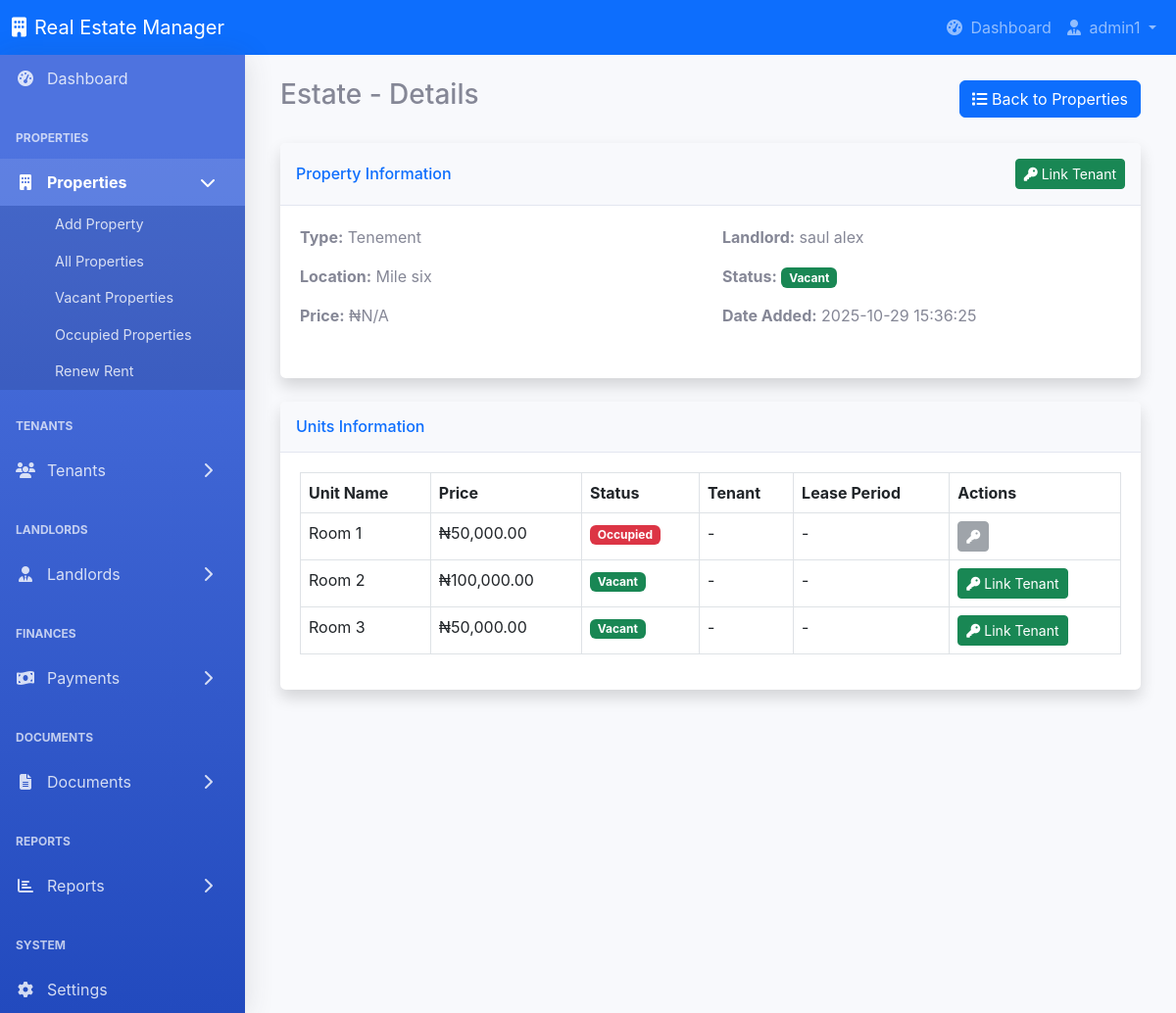
/properties/5 (signed in), run on the app's committed database.
### tables this page shows
CREATE TABLE properties (
        id INTEGER PRIMARY KEY AUTOINCREMENT,
        title TEXT NOT NULL,
        type TEXT NOT NULL,
        location TEXT NOT NULL,
        size TEXT,
        landlord_id INTEGER NOT NULL,
        price REAL,
        status TEXT DEFAULT 'Vacant',
        description TEXT,
        image_path TEXT,
        created_at TIMESTAMP DEFAULT CURRENT_TIMESTAMP,
        FOREIGN KEY (landlord_id) REFERENCES landlords (id)
    );

CREATE TABLE landlords (
        id INTEGER PRIMARY KEY AUTOINCREMENT,
        full_name TEXT NOT NULL,
        phone TEXT NOT NULL,
        email TEXT,
        address TEXT,
        id_number TEXT,
        bank_name TEXT,
        account_number TEXT,
        current_balance REAL DEFAULT 0.0,
        created_at TIMESTAMP DEFAULT CURRENT_TIMESTAMP
    );

CREATE TABLE property_units (
        id INTEGER PRIMARY KEY AUTOINCREMENT,
        property_id INTEGER NOT NULL,
        unit_name TEXT NOT NULL,
        size TEXT,
        price REAL,
        status TEXT DEFAULT 'Vacant',
        tenant_id INTEGER,
        created_at TIMESTAMP DEFAULT CURRENT_TIMESTAMP,
        FOREIGN KEY (property_id) REFERENCES properties (id),
        FOREIGN KEY (tenant_id) REFERENCES tenants (id)
    );

### app.py (the view)
@app.route('/properties/<int:property_id>')
@login_required
def property_detail(property_id):
    conn = get_db_connection()
    property = conn.execute('''
        SELECT p.*, l.full_name as landlord_name
        FROM properties p
        JOIN landlords l ON p.landlord_id = l.id
        WHERE p.id = ?
    ''', (property_id,)).fetchone()
    units = []
    tenants = []
    if property['type'] in ['Tenement', 'Shop']:
        units = conn.execute('''
            SELECT u.*, t.full_name as tenant_name
            FROM property_units u
            LEFT JOIN tenants t ON u.tenant_id = t.id
            WHERE u.property_id = ?
            ORDER BY u.unit_name
        ''', (property_id,)).fetchall()
    else:
        tenants = conn.execute('''
            SELECT t.*
            FROM tenants t
            WHERE t.property_id = ? AND t.unit_id IS NULL
        ''', (property_id,)).fetchall()
    payments = conn.execute('''
        SELECT p.*, t.full_name as tenant_name, u.unit_name
        FROM payments p
        JOIN tenants t ON p.tenant_id = t.id
        LEFT JOIN property_units u ON p.unit_id = u.id
        WHERE p.property_id = ?
        ORDER BY p.payment_date DESC
    ''', (property_id,)).fetchall()
    conn.close()
    return render_template('properties/property_detail.html',
                          property=property,
                          units=units,
                          tenants=tenants,
                          payments=payments)

### app.py (called while the page is built)
def get_db_connection():
    conn = sqlite3.connect(DB_PATH)
    conn.row_factory = sqlite3.Row
    return conn

def login_required(f):
    @wraps(f)
    def decorated_function(*args, **kwargs):
        if 'user_id' not in session:
            flash('Please log in first.')
            return redirect(url_for('login'))
        return f(*args, **kwargs)
    return decorated_function

### templates/properties/property_detail.html (shortened to what this page needs)
{% include 'partials/header.html' %}
<div class="container-fluid">
    <div class="d-flex justify-content-between align-items-center mb-4">
        <h1 class="h3">{{ property.title }} - Details</h1>
        <div>
            <a href="{{ url_for('properties_list') }}" class="btn btn-primary">
                <i class="fas fa-list"></i> Back to Properties
            </a>
        </div>
    </div>
    <div class="card shadow mb-4">
        <div class="card-header py-3 d-flex justify-content-between align-items-center">
            <h6 class="m-0 font-weight-bold text-primary">Property Information</h6>
            {% if property.status == 'Vacant' %}
                <button class="btn btn-success btn-sm rent-btn" data-property-id="{{ property.id }}" data-property-type="single">
                    <i class="fas fa-key"></i> Link Tenant
                </button>
            {% else %}
                <button class="btn btn-secondary btn-sm" disabled>
                    <i class="fas fa-key"></i> Occupied
                </button>
            {% endif %}
        </div>
        <div class="card-body">
            <div class="row mb-3">
                <div class="col-md-6">
                    <p><strong>Type:</strong> {{ property.type }}</p>
                    <p><strong>Location:</strong> {{ property.location }}</p>
                    <p><strong>Price:</strong> ₦{{ "{:,.2f}".format(property.price) if property.price else 'N/A' }}</p>
                </div>
                <div class="col-md-6">
                    <p><strong>Landlord:</strong> {{ property.landlord_name }}</p>
                    <p><strong>Status:</strong>
                        {% if property.status == 'Occupied' %}
                            <span class="badge bg-danger">Occupied</span>
                        {% else %}
                            <span class="badge bg-success">Vacant</span>
                        {% endif %}
                    </p>
                    <p><strong>Date Added:</strong> {{ property.created_at }}</p>
                </div>
            </div>
        </div>
    </div>
    {% if property.type in ['Tenement', 'Shop'] %}
    <div class="card shadow mb-4">
        <div class="card-header py-3 d-flex justify-content-between align-items-center">
            <h6 class="m-0 font-weight-bold text-primary">Units Information</h6>
        </div>
        <div class="card-body">
            {% if units %}
                <div class="table-responsive">
                    <table class="table table-bordered">
                        <thead>
                            <tr>
                                <th>Unit Name</th>
                                <th>Price</th>
                                <th>Status</th>
                                <th>Tenant</th>
                                <th>Lease Period</th>
                                <th>Actions</th>
                            </tr>
                        </thead>
                        <tbody>
                            {% for unit in units %}
                                <tr>
                                    <td>{{ unit.unit_name }}</td>
                                    <td>₦{{ "{:,.2f}".format(unit.price) }}</td>
                                    <td>
                                        {% if unit.status == 'Occupied' %}
                                            <span class="badge bg-danger">Occupied</span>
                                        {% else %}
                                            <span class="badge bg-success">Vacant</span>
                                        {% endif %}
                                    </td>
                                    <td>
                                        {% if unit.tenant_name %}
                                            <a href="{{ url_for('tenant_detail', tenant_id=unit.tenant_id) }}">
                                                {{ unit.tenant_name }}
                                            </a>
                                        {% else %}
                                            -
                                        {% endif %}
                                    </td>
                                    <td>
                                        {% if unit.start_date %}
                                            {{ unit.start_date }} - {{ unit.expiry_date }}
                                        {% else %}
                                            -
                                        {% endif %}
                                    </td>
                                    <td>
                                        {% if unit.status == 'Vacant' %}
                                            <button class="btn btn-success btn-sm rent-btn"
                                                    data-property-id="{{ property.id }}"
                                                    data-property-type="multi">
                                                <i class="fas fa-key"></i> Link Tenant
                                            </button>
                                        {% else %}
                                            <button class="btn btn-secondary btn-sm" disabled>
                                                <i class="fas fa-key"></i>
                                            </button>
                                        {% endif %}
                                    </td>
                                </tr>
                            {% endfor %}
                        </tbody>
                    </table>
                </div>
            {% else %}
                <div class="alert alert-info">No units added for this property yet.</div>
            {% endif %}
        </div>
    </div>
    {% endif %}
</div>
</div>
</div>
</div>
</body>
</html>

### templates/partials/header.html (shortened to what this page needs)
<!DOCTYPE html>
<html lang="en">
<head>
    <link rel="stylesheet" href="https://cdn.jsdelivr.net/npm/bootstrap@5.2.3/dist/css/bootstrap.min.css">
    <link rel="stylesheet" href="https://cdn.jsdelivr.net/npm/sweetalert2@11.7.3/dist/sweetalert2.min.css">
    <link rel="stylesheet" href="https://cdn.jsdelivr.net/npm/@fortawesome/fontawesome-free@6.4.0/css/all.min.css">
    <link rel="stylesheet" href="{{ url_for('static', filename='css/styles.css') }}">
</head>
<body>
    <div class="wrapper">
        {% if 'user_id' in session %}
            <nav class="navbar navbar-expand-lg navbar-dark bg-primary">
                <div class="container-fluid">
                    <a class="navbar-brand" href="{{ url_for('dashboard') }}">
                        <i class="fas fa-building me-2"></i>Real Estate Manager
                    </a>
                    <div class="collapse navbar-collapse" id="navbarNav">
                        <ul class="navbar-nav ms-auto">
                            <li class="nav-item">
                                <a class="nav-link" href="{{ url_for('dashboard') }}">
                                    <i class="fas fa-tachometer-alt me-1"></i> Dashboard
                                </a>
                            </li>
                            <li class="nav-item dropdown">
                                <a class="nav-link dropdown-toggle" href="#" role="button" data-bs-toggle="dropdown" aria-expanded="false">
                                    <i class="fas fa-user-tie me-1"></i> {{ session['username'] }}
                                </a>
                            </li>
                        </ul>
                    </div>
                </div>
            </nav>
        {% endif %}
        <div class="content">
            {% if 'user_id' in session %}
                {% include 'partials/sidebar.html' %}
            {% endif %}
            <div class="main-content">

### templates/partials/sidebar.html (shortened to what this page needs)
<div class="sidebar">
    <ul class="menu">
        <li class="{% if request.path == url_for('dashboard') %}active{% endif %}">
            <a href="{{ url_for('dashboard') }}">
                <i class="fas fa-tachometer-alt"></i>
                <span>Dashboard</span>
            </a>
        </li>
        <li class="menu-header">Properties</li>
        <li class="{% if '/properties/' in request.path %}active{% endif %}">
            <a href="#" class="submenu-toggle">
                <i class="fas fa-building"></i>
                <span>Properties</span>
                <i class="fas fa-chevron-right submenu-icon"></i>
            </a>
            <ul class="submenu">
                <li><a href="{{ url_for('add_property') }}">Add Property</a></li>
                <li><a href="{{ url_for('properties_list') }}">All Properties</a></li>
                <li><a href="{{ url_for('vacant_properties') }}">Vacant Properties</a></li>
                <li><a href="{{ url_for('occupied_properties') }}">Occupied Properties</a></li>
                <li><a href="{{ url_for('renew_rent') }}">Renew Rent</a></li>
            </ul>
        </li>
        <li class="menu-header">Tenants</li>
        <li class="{% if '/tenants/' in request.path %}active{% endif %}">
            <a href="#" class="submenu-toggle">
                <i class="fas fa-users"></i>
                <span>Tenants</span>
                <i class="fas fa-chevron-right submenu-icon"></i>
            </a>
        </li>
        <li class="menu-header">Landlords</li>
        <li class="{% if '/landlords/' in request.path %}active{% endif %}">
            <a href="#" class="submenu-toggle">
                <i class="fas fa-user-tie"></i>
                <span>Landlords</span>
                <i class="fas fa-chevron-right submenu-icon"></i>
            </a>
        </li>
        <li class="menu-header">Finances</li>
        <li class="{% if '/payments/' in request.path %}active{% endif %}">
            <a href="#" class="submenu-toggle">
                <i class="fas fa-money-bill-wave"></i>
                <span>Payments</span>
                <i class="fas fa-chevron-right submenu-icon"></i>
            </a>
        </li>
        <li class="menu-header">Documents</li>
        <li class="{% if '/documents/' in request.path %}active{% endif %}">
            <a href="#" class="submenu-toggle">
                <i class="fas fa-file-alt"></i>
                <span>Documents</span>
                <i class="fas fa-chevron-right submenu-icon"></i>
            </a>
        </li>
        <li class="menu-header">Reports</li>
        <li class="{% if '/reports/' in request.path %}active{% endif %}">
            <a href="#" class="submenu-toggle">
                <i class="fas fa-chart-bar"></i>
                <span>Reports</span>
                <i class="fas fa-chevron-right submenu-icon"></i>
            </a>
        </li>
        <li class="menu-header">System</li>
        <li class="{% if request.path == url_for('settings') %}active{% endif %}">
            <a href="{{ url_for('settings') }}">
                <i class="fas fa-cog"></i>
                <span>Settings</span>
            </a>
        </li>
    </ul>
</div>

### static/css/styles.css (style rules this page uses)
:root { --primary-color: #4e73df; --secondary-color: #858796; --success-color: #1cc88a; --info-color: #36b9cc; --warning-color: #f6c23e; --danger-color: #e74a3b; --light-color: #f8f9fc; --dark-color: #5a5c69; }
body { font-family: 'Nunito', -apple-system, BlinkMacSystemFont, "Segoe UI", Roboto, "Helvetica Neue", Arial, sans-serif; font-size: 1rem; font-weight: 400; line-height: 1.5; color: #858796; background-color: #f8f9fc; }
.wrapper { display: flex; flex-direction: column; min-height: 100vh; }
.content { display: flex; flex: 1; }
.sidebar { width: 250px; background-color: #4e73df; background-image: linear-gradient(180deg, #4e73df 10%, #224abe 100%); color: white; min-height: 100%; transition: all 0.3s; box-shadow: 0 0.15rem 1.75rem 0 rgba(58, 59, 69, 0.15); z-index: 100; }
.sidebar .menu { list-style: none; padding: 0; margin: 0; }
.sidebar .menu-header { padding: 0.75rem 1rem; font-size: 0.75rem; font-weight: 700; color: rgba(255, 255, 255, 0.7); text-transform: uppercase; margin-top: 1rem; }
.sidebar .menu > li > a { padding: 0.75rem 1rem; display: flex; align-items: center; color: rgba(255, 255, 255, 0.8); text-decoration: none; position: relative; transition: all 0.2s; }
.sidebar .menu > li.active > a { color: white; font-weight: 700; background-color: rgba(255, 255, 255, 0.1); }
.sidebar .menu > li > a i { margin-right: 0.75rem; width: 20px; text-align: center; }
.sidebar .menu > li > a .submenu-icon { position: absolute; right: 1rem; transition: transform 0.3s; }
.sidebar .menu > li.active > a .submenu-icon { transform: rotate(90deg); }
.sidebar .submenu { list-style: none; padding: 0; margin: 0; max-height: 0; overflow: hidden; transition: max-height 0.3s ease-out; background-color: rgba(0, 0, 0, 0.1); }
.sidebar .menu > li.active .submenu { max-height: 500px; }
.sidebar .submenu li a { display: block; padding: 0.5rem 1rem 0.5rem 3.5rem; color: rgba(255, 255, 255, 0.8); text-decoration: none; font-size: 0.9rem; transition: all 0.2s; }
.main-content { flex: 1; padding: 1.5rem; overflow-y: auto; }
.card { margin-bottom: 1.5rem; box-shadow: 0 0.15rem 1.75rem 0 rgba(58, 59, 69, 0.15); border: none; border-radius: 0.35rem; }
.card-header { background-color: #f8f9fc; border-bottom: 1px solid #e3e6f0; }
.card-body { padding: 1.25rem; }
.table-responsive { overflow-x: auto; }

### data on the page
properties: title "Estate", type "Tenement", location "Mile six", created_at "2025-10-29 15:36:25"
landlords: landlord_name "saul alex"
property_units: unit_name "Room 1", price "50,000.00", status "Occupied"
property_units: unit_name "Room 2", price "100,000.00", status "Vacant"
property_units: unit_name "Room 3", price "50,000.00", status "Vacant"

### other printed values
{{ session['username'] }} "admin1"
{{ "{:,.2f}".format(property.price) if property.price else 'N/A' }} "N/A"
